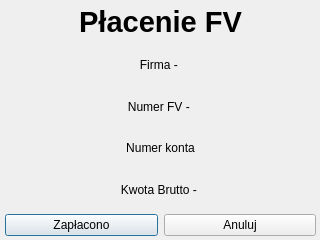
<?xml version="1.0" encoding="UTF-8"?>
<ui version="4.0">
 <class>Dialog</class>
 <widget class="QDialog" name="Dialog">
  <property name="geometry">
   <rect>
    <x>0</x>
    <y>0</y>
    <width>320</width>
    <height>240</height>
   </rect>
  </property>
  <property name="windowTitle">
   <string>Dialog</string>
  </property>
  <widget class="QWidget" name="verticalLayoutWidget">
   <property name="geometry">
    <rect>
     <x>0</x>
     <y>0</y>
     <width>321</width>
     <height>241</height>
    </rect>
   </property>
   <layout class="QVBoxLayout" name="verticalLayout">
    <property name="leftMargin">
     <number>5</number>
    </property>
    <property name="topMargin">
     <number>5</number>
    </property>
    <property name="rightMargin">
     <number>5</number>
    </property>
    <property name="bottomMargin">
     <number>5</number>
    </property>
    <item>
     <widget class="QLabel" name="title">
      <property name="font">
       <font>
        <pointsize>22</pointsize>
        <weight>75</weight>
        <bold>true</bold>
       </font>
      </property>
      <property name="text">
       <string>Płacenie FV</string>
      </property>
      <property name="alignment">
       <set>Qt::AlignHCenter|Qt::AlignTop</set>
      </property>
     </widget>
    </item>
    <item>
     <widget class="QLabel" name="firma">
      <property name="text">
       <string>Firma - </string>
      </property>
      <property name="alignment">
       <set>Qt::AlignCenter</set>
      </property>
     </widget>
    </item>
    <item>
     <widget class="QLabel" name="nr_fv">
      <property name="text">
       <string>Numer FV - </string>
      </property>
      <property name="alignment">
       <set>Qt::AlignCenter</set>
      </property>
     </widget>
    </item>
    <item>
     <widget class="QLabel" name="label_5">
      <property name="text">
       <string>Numer konta</string>
      </property>
      <property name="alignment">
       <set>Qt::AlignCenter</set>
      </property>
     </widget>
    </item>
    <item>
     <widget class="QLabel" name="label_4">
      <property name="text">
       <string>Kwota Brutto - </string>
      </property>
      <property name="alignment">
       <set>Qt::AlignCenter</set>
      </property>
     </widget>
    </item>
    <item>
     <layout class="QHBoxLayout" name="horizontalLayout_2">
      <item>
       <widget class="QPushButton" name="zaplacono">
        <property name="text">
         <string>Zapłacono</string>
        </property>
       </widget>
      </item>
      <item>
       <widget class="QPushButton" name="anuluj">
        <property name="text">
         <string>Anuluj</string>
        </property>
       </widget>
      </item>
     </layout>
    </item>
   </layout>
  </widget>
 </widget>
 <resources/>
 <connections/>
</ui>
